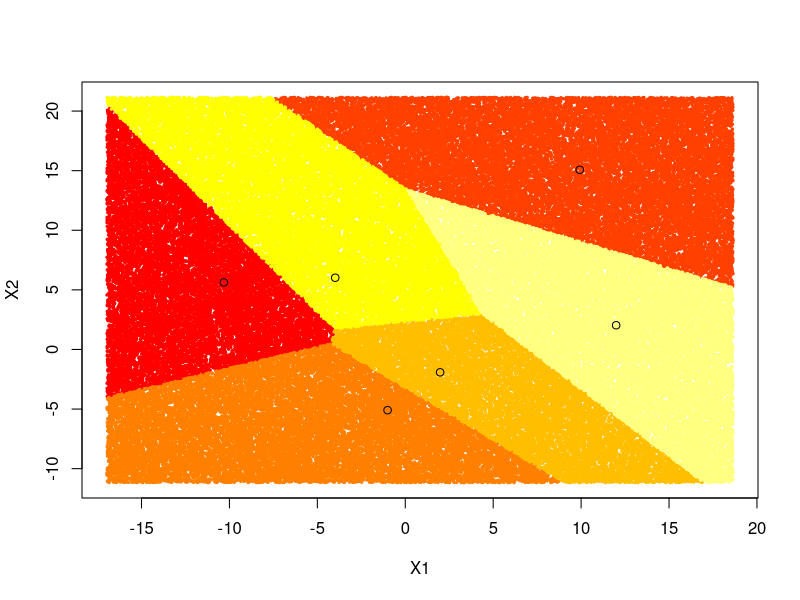

R code for this plot:
X0 <-
    data.frame(
        x1 = rnorm(400, mean = -12, sd = 1),
        x2 = rnorm(400, mean = 7, sd = 1),
        class = "black"
    )
X1 <-
    data.frame(
        x1 = rnorm(200, mean = -7, sd = 1),
        x2 = rnorm(200, mean = 3, sd = 1),
        class = "black"
    )
X2 <-
    data.frame(
        x1 = rnorm(200, mean = -4, sd = 1),
        x2 = rnorm(200, mean = 6, sd = 1),
        class = "white"
    )
X3 <- data.frame(
    x1 = rnorm(200, mean = -1, sd = 1),
    x2 = rnorm(200, mean = -5, sd = 1),
    class = "orange"
)
X4 <- data.frame(
    x1 = rnorm(300, mean = 2, sd = 1),
    x2 = rnorm(300, mean = -2, sd = 1),
    class = "red"
)
X5 <- data.frame(
    x1 = rnorm(200, mean = 10, sd = 1),
    x2 = rnorm(200, mean = 15, sd = 1),
    class = "blue"
)
X6 <- data.frame(
    x1 = rnorm(300, mean = 12, sd = 1),
    x2 = rnorm(300, mean = 2, sd = 1),
    class = "yellow"
)
X <- rbind(X0,X1, X2, X3, X4, X5, X6)

lda2 <- function(data) {
    if (is.numeric(data[, 1] & is.numeric(data[, 2]))) {
        names(data) <- c("x1", "x2", "class")
    }
    tab <- table(data$class)
    n_cla <- dim(tab)
    nam <- names(tab)
    pi <- c()
    mu <- matrix(nrow = n_cla, ncol = 2)
    for (i in (1:n_cla)) {
        pi[i] <- tab[i] / dim(data)[1]
        mu[i, 1] <- mean(data$x1[data$class == nam[i]]) # mean matrix: (class1:x1 ... classn:x1)
        mu[i, 2] <- mean(data$x2[data$class == nam[i]]) #              (class1:x2 ... classn:x2)
    }
    names(pi) <- nam
    val <- list()
    dev <- list()
    mul <- list()
    ccov <- list()
    for (i in (1:n_cla)) {
        val[[i]] <- matrix(nrow = tab[i], ncol = 2)
        val[[i]] <- cbind(data$x1[data$class == nam[i]], data$x2[data$class == nam[i]])
        dev[[i]] <- matrix(nrow = tab[i], ncol = 2)
        for (j in (1:tab[i])) {
            dev[[i]][j,] <- val[[i]][j, ] - mu[i, ]
        }
        mul[[i]] <- matrix(nrow = 2, ncol = 2)
        ccov[[i]] <- matrix(nrow = 2, ncol = 2)
        mul[[i]] <- t(dev[[i]]) %*% dev[[i]]
        ccov[[i]] <- mul[[i]] / (dim(data)[1] - n_cla)
    }
    dis <- c()
    exp <- c()
    cov <- Reduce('+', ccov)
    rownames(cov) <- c("x1", "x2")
    colnames(cov) <- c("x1", "x2")
    inv <- solve(cov)
    maxx <- matrix(nrow = n_cla, ncol = 2)
    minx <- matrix(nrow = n_cla, ncol = 2)
    for (i in (1:n_cla)) {
        for (j in (1:2)) {
            maxx[i, j] <- mu[i, j] + 4 * sqrt(cov[j, j])
            minx[i, j] <- mu[i, j] - 4 * sqrt(cov[j, j])
        }
    }
    col <- heat.colors(n = n_cla)
    runifx1 <- runif(100000, min = min(minx[, 1]), max = max(maxx[, 1]))
    runifx2 <- runif(100000, min = min(minx[, 2]), max = max(maxx[, 2]))
    runif <- cbind(runifx1, runifx2)
    dismc <- matrix(nrow = 100000, ncol = n_cla)
    for (h in (1:100000)) {
        for (i in (1:n_cla)) {
            dismc[h, i] <-
                t(runif[h, ]) %*% inv %*% mu[i, ] - 0.5 %*% t(mu[i, ]) %*% inv %*% mu[i, ] + log(pi[i])
        }
    }
    colnames(dismc) <- nam
    rownames(mu) <- nam
    classmc <- c()
    for (h in (1:100000)) {
        classmc[h] <- names(dismc[h, ])[dismc[h, ] == max(dismc[h, ])]
    }
    dismc <-
        data.frame(
            x1 = runifx1,
            x2 = runifx2,
            class = classmc,
            stringsAsFactors = FALSE
        )
    dismc <- dismc[order(dismc$class), ]
    plot(
        dismc$x1[dismc$class == nam[1]],
        dismc$x2[dismc$class == nam[1]],
        xlim = c(min(minx[, 1]), max(maxx[, 1])), # x1
        ylim = c(min(minx[, 2]), max(maxx[, 2])), # x2
        col = col[1],
        xlab = "X1",
        ylab = "X2",
        pch = 20,
        cex = 0.5
    )
    for (i in (2:n_cla)) {
        points(dismc$x1[dismc$class == nam[i]],
               dismc$x2[dismc$class == nam[i]], 
               col = col[i],
               pch = 20,
               cex = 0.5)
    }
    for (i in (1:n_cla)) {
        points(mu[i,1], mu[i,2],
               pch = )
    }
    slopes <- matrix(nrow = n_cla, ncol = n_cla) # slope of mean lines between class i and j
    intercepts <- matrix(nrow = n_cla, ncol = n_cla) # intercept of mean lines "
    for (i in (1:n_cla)) {
        for (j in (i:n_cla)) {
            slopes[i,j] <- (mu[j,2] - mu[i,2]) / (mu[j,1] - mu[i,1])
            intercepts[i,j] <- mu[i,2] - slopes[i,j] * mu[i,1]
        }
    }
    return(list(pi, cov, mu, slopes, intercepts))
}
lda2(X)
# try for 3/4 classes and we'll see for more later
# x goes from mu[i,1] to mu[j,1]
# y goes from mu[i,2] to mu[j,2]
# y = ax + b
# a = (mu[j,2] - mu[i,2]) / (mu[j,1] - mu[i,1])
# origin is (mu[i,1], mu[i,2]) y passes through origin
# b = mu[i,2] - a * mu[i,1]
# so y = (mu[j,2] - mu[i,2]) / (mu[j,1] - mu[i,1]) * x + mu[i,2] - (mu[j,2] - mu[i,2]) / (mu[j,1] - mu[i,1]) * mu[i,1]
# 1,2(2), 1,3(3), 2,3(6)
# 1,2(2), 1,3(3), 1,4(4), 2,3(6), 2,4(8), 3,4(12)
# 1,2(2), 1,3(3), 1,4(4), 1,5(5), 2,3(6), 2,4(8), 2,5(10), 3,4(12), 3,5(15), 4,5(20)
# 1,2(2), 1,3(3), 1,4(4), 1,5(5), 1,6(6), 2,3(6), 2,4(8), 2,5(10), 2,6(12), 3,4(12), 
# y = ax + b 
# a = (yB - yA) / (xB - xA)
# A c y so yA = aXA + b so
# b = yA - aXA

# if mean line doesn't cross right decision boundary, rotate slightly, if crosses two, chuck it

# OR (simpler algorithm) :
# branch out with two lines from the origin at 10 degrees (less?) on each side of average line and at 3/4 distance and
# retreat until function classifies to the original class (you have two points on the boundary so you have a boundary)
# THEN glide along this boundary until find new class - how far? how can you bound the search (to one side?)
